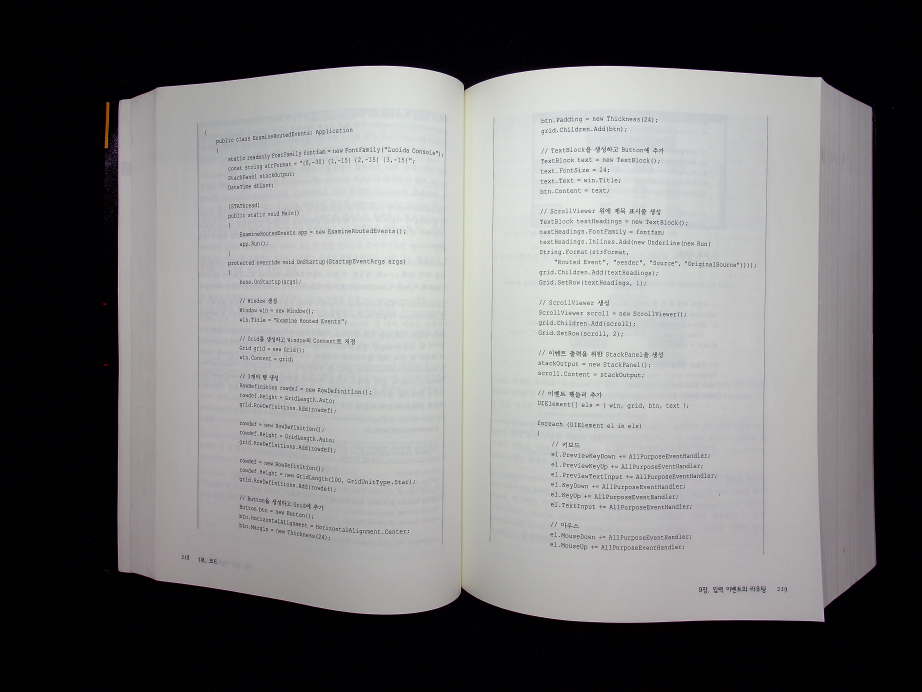
#> input picture 03.jpg, 4608 x 3456 px (shown at 1/5 size)
$ python page_dewarp_redLine.py 03.jpg   (older library calls are emulated)
#> lines starting #> are read from the running program, lines starting #| are printed output that depends on the picture; after the words box and inside, x2 and y2 are one past the last pixel; in counts of white or black regions, pixels touching at a corner belong together
#!/usr/bin/env python
######################################################################
# page_dewarp.py - Proof-of-concept of page-dewarping based on a
# "cubic sheet" model. Requires OpenCV (version 3 or greater),
# PIL/Pillow, and scipy.optimize.
######################################################################
# Author:  Matt Zucker
# Date:    July 2016
# License: MIT License (see LICENSE.txt)
######################################################################

import os
import sys
import datetime
import cv2
from PIL import Image
import numpy as np
import scipy.optimize
from multiprocessing import Process, Queue

# for some reason pylint complains about cv2 members being undefined :(
# pylint: disable=E1101

PAGE_MARGIN_X = 0       # reduced px to ignore near L/R edge
PAGE_MARGIN_Y = 0       # reduced px to ignore near T/B edge

OUTPUT_ZOOM = 1.0        # how much to zoom output relative to *original* image
OUTPUT_DPI = 300         # just affects stated DPI of PNG, not appearance
REMAP_DECIMATE = 16      # downscaling factor for remapping image

ADAPTIVE_WINSZ = 55      # window size for adaptive threshold in reduced px

TEXT_MIN_WIDTH = 15      # min reduced px width of detected text contour
TEXT_MIN_HEIGHT = 2      # min reduced px height of detected text contour
TEXT_MIN_ASPECT = 1.5    # filter out text contours below this w/h ratio
TEXT_MAX_THICKNESS = 10  # max reduced px thickness of detected text contour

EDGE_MAX_OVERLAP = 1.0   # max reduced px horiz. overlap of contours in span
EDGE_MAX_LENGTH = 100.0  # max reduced px length of edge connecting contours
EDGE_ANGLE_COST = 10.0   # cost of angles in edges (tradeoff vs. length)
EDGE_MAX_ANGLE = 7.5     # maximum change in angle allowed between contours

RVEC_IDX = slice(0, 3)   # index of rvec in params vector
TVEC_IDX = slice(3, 6)   # index of tvec in params vector
CUBIC_IDX = slice(6, 8)  # index of cubic slopes in params vector

SPAN_MIN_WIDTH = 30      # minimum reduced px width for span
SPAN_PX_PER_STEP = 30    # reduced px spacing for sampling along spans
FOCAL_LENGTH = 1.2       # normalized focal length of camera

DEBUG_LEVEL = 0   # 0=none, 1=some, 2=lots, 3=all
DEBUG_OUTPUT = 'screen'    # file, screen, both

WINDOW_NAME = 'Dewarp'   # Window name for visualization

IS_REDLINE = False  # 레드라인을 쓸건지 여부

OPTI_SANS_LINE = 3  # 라인을 몇개 쓸건지 여부. 0이면 다씀.

IS_ROCK64 = False   # Rock64 보드인지 여부.

# nice color palette for visualizing contours, etc.
CCOLORS = [
    (255, 0, 0),
    (255, 63, 0),
    (255, 127, 0),
    (255, 191, 0),
    (255, 255, 0),
    (191, 255, 0),
    (127, 255, 0),
    (63, 255, 0),
    (0, 255, 0),
    (0, 255, 63),
    (0, 255, 127),
    (0, 255, 191),
    (0, 255, 255),
    (0, 191, 255),
    (0, 127, 255),
    (0, 63, 255),
    (0, 0, 255),
    (63, 0, 255),
    (127, 0, 255),
    (191, 0, 255),
    (255, 0, 255),
    (255, 0, 191),
    (255, 0, 127),
    (255, 0, 63),
]

# default intrinsic parameter matrix
K = np.array([
    [FOCAL_LENGTH, 0, 0],
    [0, FOCAL_LENGTH, 0],
    [0, 0, 1]], dtype=np.float32)


# [53 lines left out: functions debug_show, round_nearest_multiple, pix2norm, norm2pix, not called in this run]


def fltp(point):
    return tuple(point.astype(int).flatten())


# [99 lines left out: functions draw_correspondences, get_default_params, project_xy, project_keypoints, not called in this run]


def resize_to_screen(src, maxw=1280, maxh=700, copy=False):

    # src.shape는 이미지의 높이와 넓이를 취득 함수. 0=높이 1=넓이
    height, width = src.shape[:2]

    # 기준 크기(1280x700)과 이미지의 크기를 비교해 스케일 값을 구한다.
    scl_x = float(width)/maxw
    scl_y = float(height)/maxh

    # np.ceil 요소별 올림
    # max 요소중 최대값을 돌려줌
    # scl은 scl값중 최대값을 받아 올림 작업을 해서 정수형으로 만듬
    scl = int(np.ceil(max(scl_x, scl_y)))

    # 스케일이 1이상이면(원본 소스가 크면) 리사이즈 작업
    if scl > 1.0:
        # 기준크기(1280x700)로 만들기 위한 비율 계산
        inv_scl = 1.0/scl
        # resize 작업. 상대 크기로 inv_scl 비율만큼 x, y의 사이즈를 줄인다.
        # cv2.INTER_AREA 영역 보간법 : 픽셀간의 관계를 고려해서 리샘플링
        # 즉, 결과 이미지의 픽셀 위치를 입력 이미지의 픽셀 위치에 배치하고 겹치는 영역의 평균을 구해 결과 이미지의 픽셀값으로 사용.
        img = cv2.resize(src, (0, 0), None, inv_scl, inv_scl, cv2.INTER_AREA)
    elif copy:
        img = src.copy()
    else:
        img = src

    return img


def box(width, height):
    return np.ones((height, width), dtype=np.uint8)


def get_page_extents(small):

    # 이미지의 높이, 넓이 취득
    height, width = small.shape[:2]

    xmin = PAGE_MARGIN_X #50
    ymin = PAGE_MARGIN_Y #20
    xmax = width-PAGE_MARGIN_X
    ymax = height-PAGE_MARGIN_Y

    # height, width 크기를 지닌 0으로 채워진 배열 생성.
    page = np.zeros((height, width), dtype=np.uint8)
    # page(도화지 느낌)에 흰색(255,255,255)의 선을 가진 좌측 상단 모서리(xmin, ymin)부터 우측 하단 모서리(xmax,ymax)까지 직사각형을 그림
    # 선 두께 -1은 선 두께 없이 모든 내용을 채우는 것을 의미?
    cv2.rectangle(page, (xmin, ymin), (xmax, ymax), (255, 255, 255), -1)

    # print("page show")
    # cv2.imshow("page", page)

    # 그린 직사각형 4점의 좌표를 저장해 리턴
    outline = np.array([
        [xmin, ymin],
        [xmin, ymax],
        [xmax, ymax],
        [xmax, ymin]])

    return page, outline


def get_mask(name, small, pagemask, masktype):
    # name : 파일 이름
    # small : resize(축소)된 이미지
    # pagemask : x축 50, y축 20만큼 마진을 가진 사각형(원래 크기에서)
    # masktype : 'text'

    if IS_REDLINE == True :
        hsv = cv2.cvtColor(small, cv2.COLOR_BGR2HSV)
        h, s, v = cv2.split(hsv)
        red_upper = cv2.inRange(hsv, (0, 100, 100), (5, 255, 255))
        red_lowwer = cv2.inRange(hsv, (170, 100, 100), (179, 255, 255))
        mix_color = cv2.addWeighted(red_upper, 1.0, red_lowwer, 1.0, 0.0)
        dst = cv2.bitwise_and(hsv, hsv, mask = mix_color)
        dst = cv2.cvtColor(dst, cv2.COLOR_HSV2BGR)
        sgray = cv2.cvtColor(dst, cv2.COLOR_RGB2GRAY)
    else :
        sgray = cv2.cvtColor(small, cv2.COLOR_RGB2GRAY)

    if DEBUG_LEVEL >= 3:
        debug_show(name, 0.1, 'sgray', sgray)

    # masktype이 text
    if masktype == 'text':

        # adaptiveThreshold(src, maxValue, adaptiveMethod, thresholdType, blockSize, C, dst=None)
        # 적응형 이진화 알고리즘 함수 : 입력 이미지에 따라 임곗값이 스스로 다른값을 할당할 수 있도록 구성된 이미지 알고리즘
        # 이미지에 따라 어떠한 임곗값을 주더라도 이진화 처리가 어려운 이미지가 존재한다. 예를 들어 조명의 변화나 반사가 심한 경우 이미지내 밝기 분포가 달라 국소적으로 임곗값을 적용해야 원하는 결과를 얻을 수 있다.
        # 임곗값(thresh) : 임곗값 보다 낮은 픽셀값은 0(검정), 높은 픽셀값은 최댓값(maxval 여기선 255 흰색)으로 변경(cv2.THRESH_BINARY의 경우)
        # cv2.ADAPTIVE_THRESH_MEAN_C : blockSize 영역의 모든 픽셀에 평균 가중치를 적용
        # cv2.THRESH_BINARY_INV : 반전 이진화 코드. 임곗값을 초과할 경우 0, 아닐경우 maxval(255)로 변경.
        # ADAPTIVE_WINSZ : block size 여기서는 55 -> 55x55 크기 내의 영역을 분석해 적절한 임곗값을 설정
        # 상수값 25 : 상수값이 크면(양수) 밝아지고 작으면(음수) 어두워짐
        if IS_REDLINE == False:
            mask = cv2.adaptiveThreshold(sgray, 255, cv2.ADAPTIVE_THRESH_MEAN_C,
                                     cv2.THRESH_BINARY_INV,
                                     ADAPTIVE_WINSZ,
                                     25)

        else :
            _, mask = cv2.threshold(sgray, 1, 255, cv2.THRESH_BINARY)


        if DEBUG_LEVEL >= 3:
            debug_show(name, 0.1, 'thresholded', mask)

        # 팽창 함수. x축9, y축 1만큼. x축을 팽창시켜서 가로줄을 만드는 것을 목적으로 함
        mask = cv2.dilate(mask, box(9, 1))

        if DEBUG_LEVEL >= 3:
            debug_show(name, 0.2, 'dilated', mask)

        # 침식 함수. x축 1, y축 3만큼 침식(축소) 시키는 걸 목적으로 한다. 블립 제거 목적
        mask = cv2.erode(mask, box(1, 3))

        if DEBUG_LEVEL >= 3:
            debug_show(name, 0.3, 'eroded', mask)

    # masktype이 line
    else:

        mask = cv2.adaptiveThreshold(sgray, 255, cv2.ADAPTIVE_THRESH_MEAN_C,
                                     cv2.THRESH_BINARY_INV,
                                     ADAPTIVE_WINSZ,
                                     7)

        if DEBUG_LEVEL >= 3:
            debug_show(name, 0.4, 'thresholded', mask)

        mask = cv2.erode(mask, box(3, 1), iterations=3)

        if DEBUG_LEVEL >= 3:
            debug_show(name, 0.5, 'eroded', mask)

        mask = cv2.dilate(mask, box(8, 2))

        if DEBUG_LEVEL >= 3:
            debug_show(name, 0.6, 'dilated', mask)

    # np.minimum : 요소별 최소값을 돌려줌.
    # pagemask에서 마진의 외각부분을 검정으로 돌려줌. 밖의 하얀 부분을 없애기 위함.
    return np.minimum(mask, pagemask)


def interval_measure_overlap(int_a, int_b):
    return min(int_a[1], int_b[1]) - max(int_a[0], int_b[0])


# [50 lines left out: functions angle_dist, blob_mean_and_tangent, not called in this run]


class ContourInfo(object):

    # [26 lines left out: function __init__, not called in this run]

    # np.dot은 행렬 곱 , 벡터의 내적을 구할때 쓰임.
    # 탄젠트와 중심과 외곽선의 거리(?)의 내적?
    def proj_x(self, point):
        return np.dot(self.tangent, point.flatten()-self.center)

    # [63 lines left out: functions local_overlap, generate_candidate_edge, make_tight_mask, not called in this run]


def get_contours(name, small, pagemask, masktype):
    # name : 파일 이름
    # small : resize(축소)된 이미지
    # pagemask : x축 50, y축 20만큼 마진을 가진 사각형(원래 크기에서)
    # masktype : 'text'

    mask = get_mask(name, small, pagemask, masktype)

    if DEBUG_LEVEL >= 3:
        debug_show(name, 0.7, 'get_mask', mask)

    # 윤곽선 검출 함수
    # contours, hierarchy = findContours(image, mode, method, contours=None, hierarchy=None, offset=None)
    # contours : 검출된 윤곽선, hierarchy : 계층 구조
    # mode : 윤곽선을 검출해 어떤 계층 구조의 형태를 사용할지 설정
    # cv2.RETR_EXTERNAL : 최외곽 윤곽선만 검색
    # method : 윤곽점의 표시 방법을 설정
    # cv2.CHAIN_APPROX_NONE : 검출된 윤곽선의 모든 윤곽점들을 좌푯값으로 반환한다. 반환된 좌푯값을 중심으로 8개의 이웃 중 하나 이상의 윤곽점들이 포함되 있다.
    if IS_ROCK64 == False:
        contours, _ = cv2.findContours(mask, cv2.RETR_EXTERNAL, cv2.CHAIN_APPROX_NONE)

    else :
        _, contours, _ = cv2.findContours(mask, cv2.RETR_EXTERNAL, cv2.CHAIN_APPROX_NONE)

    contours_out = []

    # contours(윤곽선의 윤곽점 좌표들)를 하나씩 빼서 처리
    for contour in contours:
        # 윤곽선의 경계 사각형
        # 윤곽선의 경계면을 둘러싸는 사각형을 구한다. 반환되는 결과는 회전이 고려되지 않은 직사각형 형태를 띠는데, 경계면의 윤곽점들을 둘러싸는 최소 사각형의 형태를 띈다.
        # openCV에서 좌표는 좌측 상단이 0,0 x축이 늘어나면 오른쪽으로, y축이 늘어나면 아래쪽으로 좌표가 이동된다.
        # xmin, ymin : 사각형 좌측 상단 좌표 , xmin + width, ymin + height : 사각형 우측 하단 좌표
        rect = cv2.boundingRect(contour)
        xmin, ymin, width, height = rect

        # 외곽선을 분석해서 너무 길거나(15이상 또는 높이의 1.5배 이상) 텍스트가 되기엔 너무 두꺼운(2이상) 얼룩은 무시합니다.
        if (width < TEXT_MIN_WIDTH or
                height < TEXT_MIN_HEIGHT or
                width < TEXT_MIN_ASPECT*height):
            continue

        # 윤곽선만을 담은 그림을 생성한다.
        tight_mask = make_tight_mask(contour, xmin, ymin, width, height)

        # sum(axis=0)의 뜻은 x축의 모든 요소를 더해서 배열로 만든다.
        # -> x=0의 모든 y값을 더함. x=1의 모든 y값을 더함 .... -> 결국 같은 x축의 y값의 합이므로 두께가 된다.
        # max는 요소중 최댓값을 구한다. -> 제일 두꺼운 값을 구한다.
        # text의 제일 두꺼운 길이를 10을 기준으로 했기 때문에 이보다 두꺼우면 text라 보지 않고 무시한다.
        if tight_mask.sum(axis=0).max() > TEXT_MAX_THICKNESS:
            continue

        # append : 자료 추가.
        contours_out.append(ContourInfo(contour, rect, tight_mask))

    if DEBUG_LEVEL >= 2:
        visualize_contours(name, small, contours_out)

    return contours_out

# 폭을 모아준다. 선을 잇는것을 뜻하는 듯.
def assemble_spans(name, small, pagemask, cinfo_list):
    # sorted는 정렬된 리스트를 돌려줌(원본 유지)
    # key=lambda cinfo: cinfo.rect[1] -> cinfo.rect[1](ymin : 좌측 상단의 y값)에 대해서 정렬(내림차순)
    cinfo_list = sorted(cinfo_list, key=lambda cinfo: cinfo.rect[1])

    # generate all candidate edges
    candidate_edges = []

    # cinfo_list 값을 하나씩 꺼냄. i는 몇번째인지.
    # edge가 될 수 있는 후보군을 선출하고 각각의 점수를 매긴다.
    for i, cinfo_i in enumerate(cinfo_list):
        for j in range(i):  # range(i)는 0~(i-1)까지
            # note e is of the form (score, left_cinfo, right_cinfo)
            edge = generate_candidate_edge(cinfo_i, cinfo_list[j])
            if edge is not None:
                candidate_edges.append(edge)

    # sort candidate edges by score (lower is better)
    # 점수를 정렬한다. 작을 수록 높은 점수이다.
    candidate_edges.sort()

    # for each candidate edge
    for _, cinfo_a, cinfo_b in candidate_edges:
        # if left and right are unassigned, join them
        if cinfo_a.succ is None and cinfo_b.pred is None:
            cinfo_a.succ = cinfo_b
            cinfo_b.pred = cinfo_a

    # generate list of spans as output
    spans = []

    # until we have removed everything from the list
    while cinfo_list:

        # get the first on the list
        # while문을 돌면서 첫번째 것만 계속 탐색(결국은 다 탐색?)
        cinfo = cinfo_list[0]

        # keep following predecessors until none exists
        # 전의 윤곽선 정보를 저장
        while cinfo.pred:
            cinfo = cinfo.pred

        # start a new span
        cur_span = []

        width = 0.0

        # follow successors til end of span
        while cinfo:
            # remove from list (sadly making this loop *also* O(n^2)
            cinfo_list.remove(cinfo)
            # add to span
            cur_span.append(cinfo)
            # xmin과 xmax의 차이로 폭을 얻음.
            width += cinfo.local_xrng[1] - cinfo.local_xrng[0]
            # set successor(계승)
            cinfo = cinfo.succ

        # add if long enough
        if width > SPAN_MIN_WIDTH:
            spans.append(cur_span)

    if DEBUG_LEVEL >= 2:
        visualize_spans(name, small, pagemask, spans)

    return spans


# [193 lines left out: functions sample_spans, keypoints_from_samples, visualize_contours, visualize_spans, visualize_span_points, not called in this run]


def imgsize(img):
    height, width = img.shape[:2]
    return '{}x{}'.format(width, height)


# [128 lines left out: functions make_keypoint_index, optimize_params, get_page_dims, remap_image, not called in this run]

def img_process(num, start, total_len, imgfile):
	# 파일 이름으로 openCV에서 파일을 읽음
	img = cv2.imread(imgfile)

	# [10 lines of commented-out code are left out]
	small = resize_to_screen(img)

	# basename 확장자 까지의 이름
	basename = os.path.basename(imgfile)
	# name 확장자를 뺀 파일 이름
	name, _ = os.path.splitext(basename)

	print ("loaded", basename, "with size", imgsize(img),)
	print ('and resized to', imgsize(small))

	if DEBUG_LEVEL >= 3:
		debug_show(name, 0.0, 'original', small)

	# 마진 x축 50, y축 20 만큼 있는 사각형을 그림.
	pagemask, page_outline = get_page_extents(small)

	# 윤곽선 정보 검출
	cinfo_list = get_contours(name, small, pagemask, 'text')
	# 윤곽선을 길게 합침
	spans = assemble_spans(name, small, pagemask, cinfo_list)

	# 텍스트가 없어서 span 갯수가 부족시 line을 디텍팅 하도록 설계
	if len(spans) < 3:
		print ('  detecting lines because only', len(spans), 'text spans')
		cinfo_list = get_contours(name, small, pagemask, 'line')
		spans2 = assemble_spans(name, small, pagemask, cinfo_list)
		if len(spans2) > len(spans):
			spans = spans2

	# 윤곽선이 부족할때 처리를 할 수 없기 때문에 이미지 처리를 하지 않음
	if len(spans) < 1:
		print ('skipping', name, 'because only', len(spans), 'spans')
		return

	# MaxJung
	if OPTI_SANS_LINE != 0 :
		spans_opti = []
		spans_opti.append(spans[len(spans)//5])
		spans_opti.append(spans[len(spans)//2])
		spans_opti.append(spans[len(spans) - len(spans)//10])
		spans = spans_opti

	# [12 lines of commented-out code are left out]
	span_points = sample_spans(small.shape, spans)

	print ('  got', len(spans), 'spans',)
	print ('with', sum([len(pts) for pts in span_points]), 'points.')


	corners, ycoords, xcoords = keypoints_from_samples(name, small,
													pagemask,
													page_outline,
													span_points)

	rough_dims, span_counts, params = get_default_params(corners,
														ycoords, xcoords)

	dstpoints = np.vstack((corners[0].reshape((1, 1, 2)),) +
						tuple(span_points))

	params = optimize_params(name, small,
							dstpoints,
							span_counts, params)

	page_dims = get_page_dims(corners, rough_dims, params)

	outfile = remap_image(name, img, small, rough_dims, params)

	print ('  wrote', outfile)

	if num+1 == total_len:
		end = datetime.datetime.now()
		print ("total took", round((end-start).total_seconds(), 2), "sec.")

def main():

    start = datetime.datetime.now()
    # 파라미터 값은 이미지 파일 하나 이상이 들어와야 함
    if len(sys.argv) < 2:
        print ("usage:", sys.argv[0], "IMAGE1 [IMAGE2 ...]")
        sys.exit(0)

    total_len = len(sys.argv) - 1

    # 결과를 파일이 아닌 스크린으로 보여줄때 윈도우 창 이름 설정
    if DEBUG_LEVEL > 0 and DEBUG_OUTPUT != 'file':
        cv2.namedWindow(WINDOW_NAME)

    th = []

    # input 파일 개수만큼 for문을 돌림 (한개일땐 한번만...)
    for i, imgfile in enumerate(sys.argv[1:]):
        th.append(0)
        th[i] = Process(target=img_process, args=(i, start, total_len, imgfile))
        th[i].start()
#> this loop made 1 pass
#| loaded 03.jpg with size 4608x3456
#| and resized to 922x691
#|   detecting lines because only 0 text spans
#| skipping 03 because only 0 spans
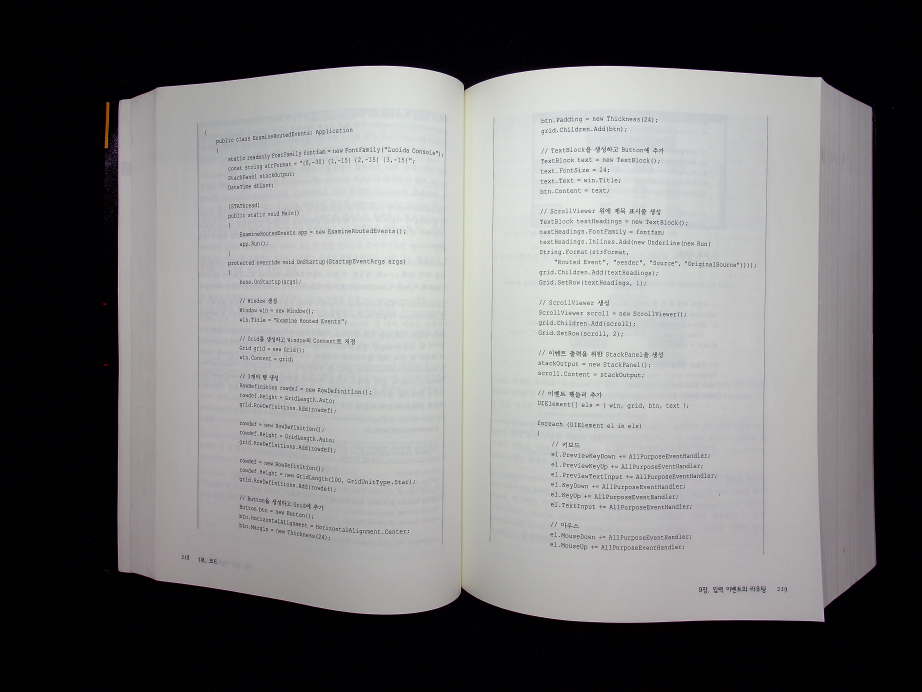
#> input picture 03.jpg, 4608 x 3456 px (shown at 1/5 size)
#> pass 1, in resize_to_screen, `img = cv2.resize(src, (0, 0), None, inv_scl, inv_scl, cv2.INTER_AREA)`:
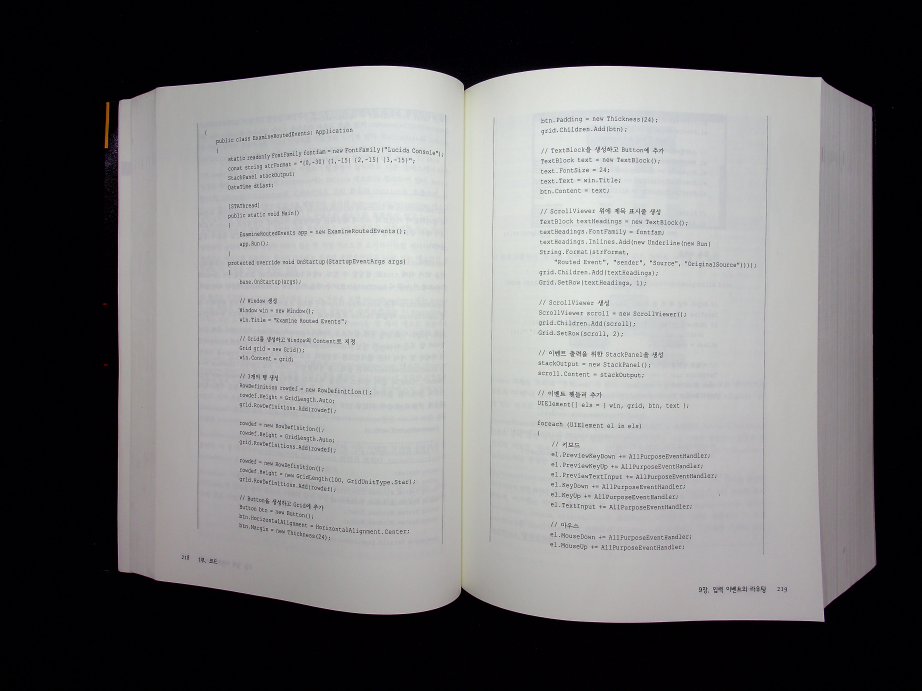
#> img: shape (691, 922, 3); mean B, G, R 116.1, 115.5, 116.1
#> pass 1, in get_mask, `mask = cv2.adaptiveThreshold(sgray, 255, cv2.ADAPTIVE_THRESH_MEAN_C, c..`:
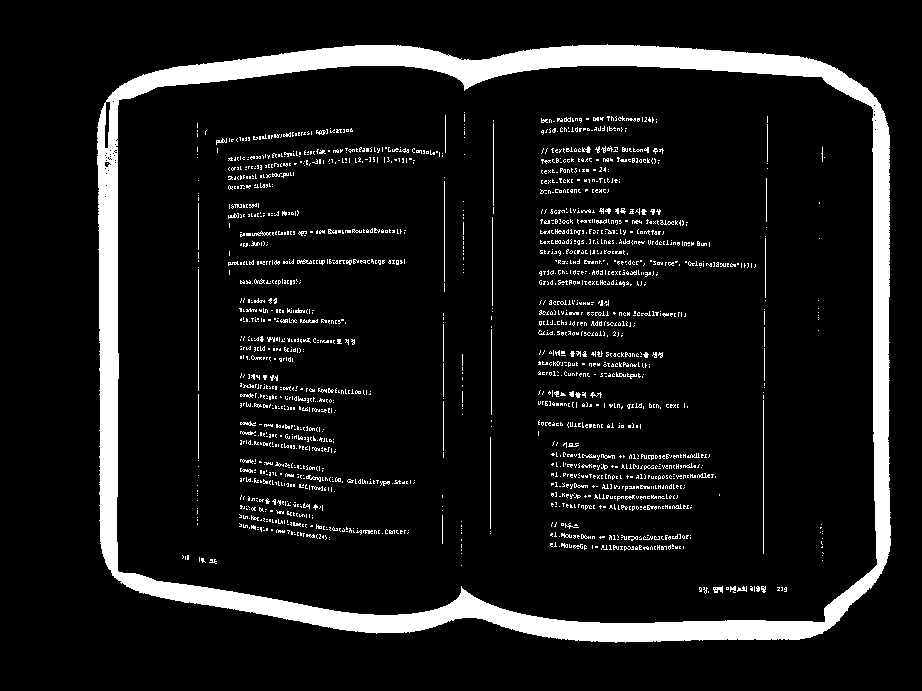
#> mask: shape (691, 922); 9.5% white; 1886 white regions (1766 under 20 px), largest, box (x1, y1, x2, y2) and area: (97, 44, 891, 643) 45244, (763, 400, 764, 554) 154, (198, 269, 199, 391) 122

    for k in range(i):
        th[i].join()

if __name__ == '__main__':
    main()
